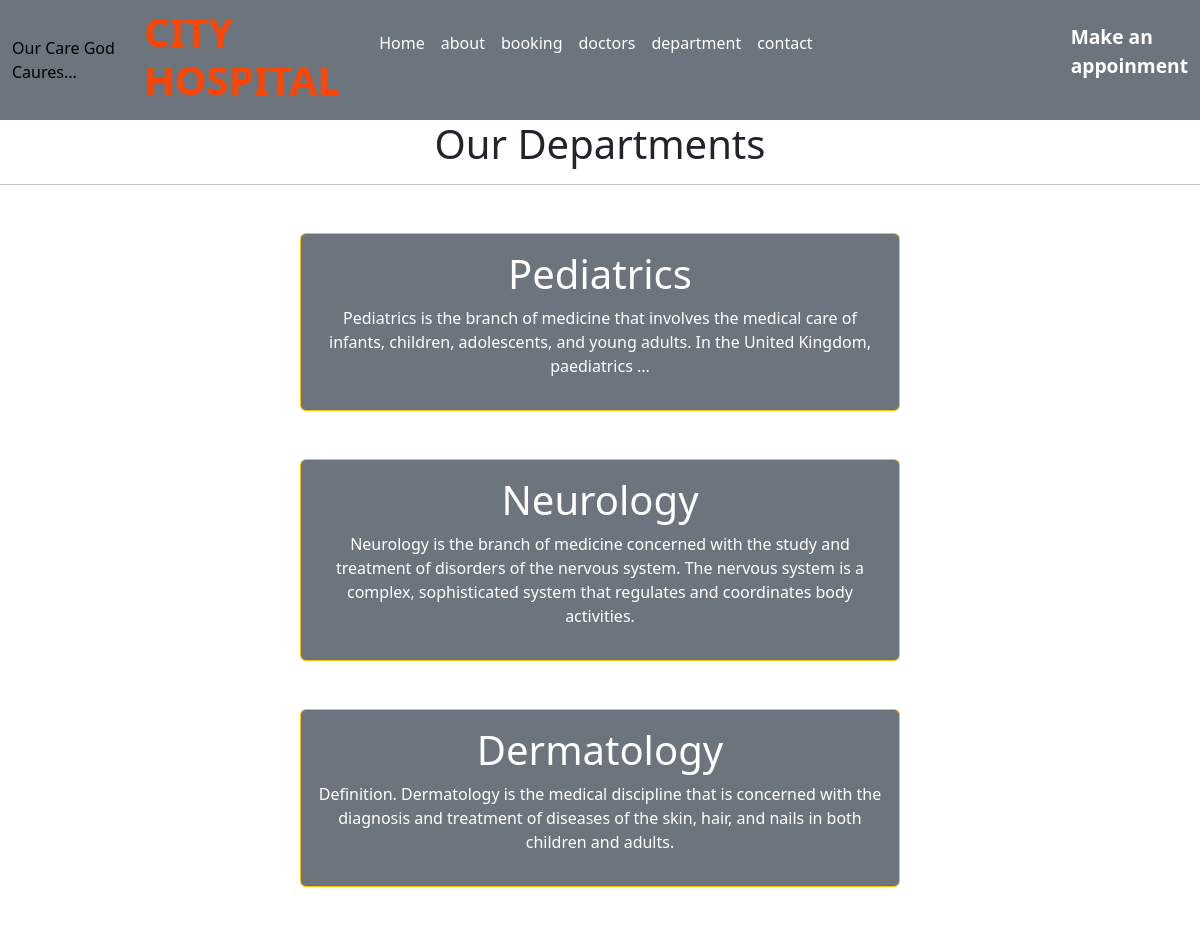
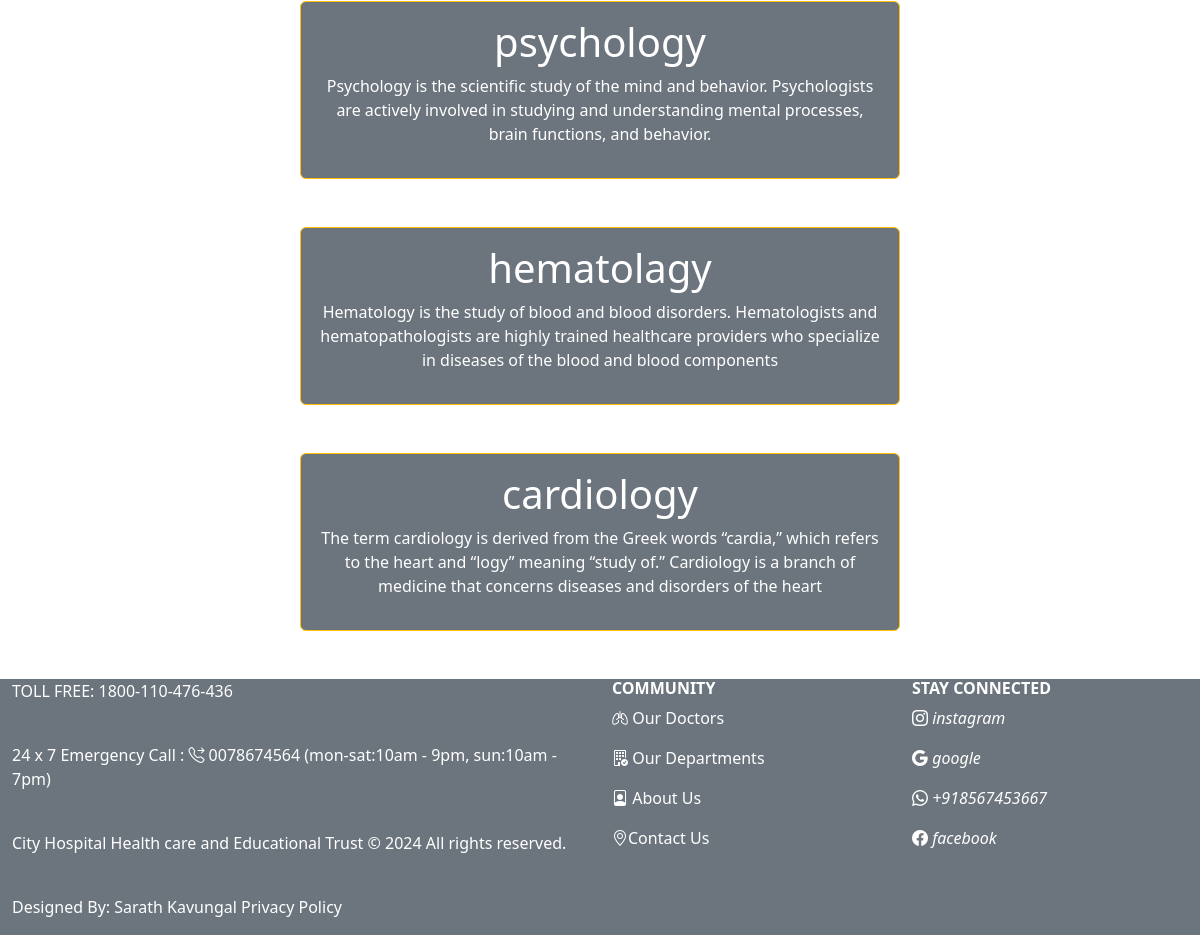
Screenshot of /department with the database file from the repository (2 pictures, top to bottom).
### home/models.py (models this page shows, shortened)
class Departments(models.Model):
    dep_name =  models.CharField(max_length=100)
    dep_discription = models.TextField()

### home/views.py (the view)
# urls.py: path('department', views.department, name='department'),
def department(request):
   dict_dept={
      'dept': Departments.objects.all()
   }
   return render(request, 'department.html', dict_dept)

### templates/department.html (shortened to what this page needs)
{% extends 'base.html'%}
{% block content%}
<h1 class="text-center">Our Departments</h1>
<hr>
{% for d in dept %}
<div class="mx-auto w-50 bg-secondary text-center text-white p-3 my-5 border border-warning rounded">
    <h1>{{d.dep_name}}</h1>
    <p>{{d.dep_discription}}</p>
</div>
{% endfor %}
{% endblock %}

### rows the page displays
Departments: dep_name "Pediatrics", dep_discription "Pediatrics is the branch of medicine that involves the medical care of infants, children, adolescents, and young adults. In the United Kingdom, paediatrics ..."
Departments: dep_name "Neurology", dep_discription "Neurology is the branch of medicine concerned with the study and treatment of disorders of the nervous system. The nervous system is a complex, sophisticated system that regulates and coordinates body activities."
Departments: dep_name "Dermatology", dep_discription "Definition. Dermatology is the medical discipline that is concerned with the diagnosis and treatment of diseases of the skin, hair, and nails in both children and adults."
Departments: dep_name "psychology", dep_discription "Psychology is the scientific study of the mind and behavior. Psychologists are actively involved in studying and understanding mental processes, brain functions, and behavior."
Departments: dep_name "hematolagy", dep_discription "Hematology is the study of blood and blood disorders. Hematologists and hematopathologists are highly trained healthcare providers who specialize in diseases of the blood and blood components"
Departments: dep_name "cardiology", dep_discription "The term cardiology is derived from the Greek words “cardia,” which refers to the heart and “logy” meaning “study of.” Cardiology is a branch of medicine that concerns diseases and disorders of the heart"
